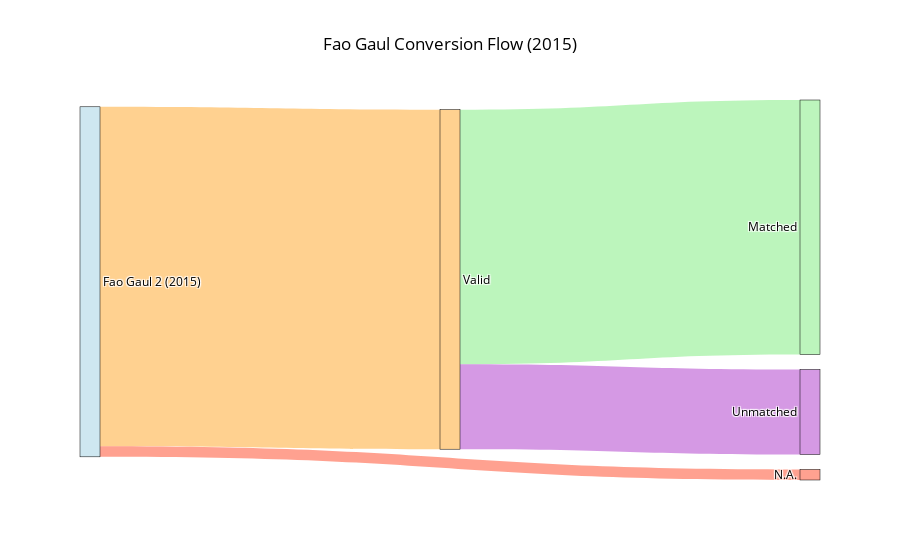

The notebook cell this image was saved under:
### Code cell
import plotly.graph_objects as go

labels = [
    "Fao Gaul 2 (2015)", "Valid", "N.A.", 
    "Matched", "Unmatched"
]

sources = [
    0, 0,  
    1, 1  
]


targets = [
    1, 2,  
    3, 4   
]


values = [
    int(fao_gaul_15_clean_count), int(na_15_count),  
    int(matched_count), int(unmatched_count_15)   
]

colors = [
    "rgba(173, 216, 230, 0.6)", 
    "rgba(255, 179, 71, 0.6)",     
    "rgba(255, 99, 71, 0.6)",
    "rgba(144, 238, 144, 0.6)",    
    "rgba(186, 85, 211, 0.6)" 
]

fig = go.Figure(data=[go.Sankey(
    node=dict(
        pad=15,
        thickness=20,
        line=dict(color="black", width=0.5),
        label=labels,
        color=colors  
    ),
    link=dict(
        source=sources,
        target=targets,
        value=values,
        color=colors[1:],  
    )
)])

# Update layout with a better font and title
fig.update_layout(
    title_text="Fao Gaul Conversion Flow (2015)", 
    font_size=12, 
    font_color="black",
    title_x=0.5  # Center the title
)

# Show the figure
fig_2015 = fig.show()

%store fig_2015

### Figure 1 — Plotly figure (JSON) as saved in the notebook; plotly's stock layout.template omitted (floating-point values rounded to 4 significant figures)
{"data": [{"link": {"color": ["rgba(255, 179, 71, 0.6)", "rgba(255, 99, 71, 0.6)", "rgba(144, 238, 144, 0.6)", "rgba(186, 85, 211, 0.6)"], "source": [0, 0, 1, 1], "target": [1, 2, 3, 4], "value": [37108, 1150, 27819, 9285]}, "node": {"color": ["rgba(173, 216, 230, 0.6)", "rgba(255, 179, 71, 0.6)", "rgba(255, 99, 71, 0.6)", "rgba(144, 238, 144, 0.6)", "rgba(186, 85, 211, 0.6)"], "label": ["Fao Gaul 2 (2015)", "Valid", "N.A.", "Matched", "Unmatched"], "line": {"color": "black", "width": 0.5}, "pad": 15, "thickness": 20}, "type": "sankey"}], "layout": {"font": {"color": "black", "size": 12}, "title": {"text": "Fao Gaul Conversion Flow (2015)", "x": 0.5}}}
